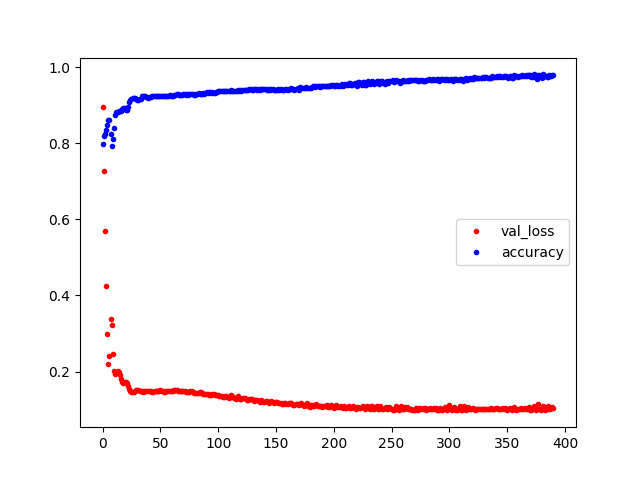

Recreate this plot in Python.
import os
import numpy as np
import pandas as pd
import matplotlib.pyplot as plt

from tensorflow.python.keras.models import Sequential
from tensorflow.python.keras.layers import Dense
from tensorflow.python.keras.callbacks import ModelCheckpoint, EarlyStopping

filename = 'wine.csv'
df_wine = pd.read_csv( filename, header= None )

print('df_wine.shape :', df_wine.shape)
print('-' * 40)

df = df_wine.sample(frac = 0.15)
data = df.values
print('df.shape :',  df.shape)
print('-' * 40)

table_col = data.shape[1]

y_column = 1 
x_column = table_col - y_column  

x = data[:, 0:x_column ]
y = data[:, x_column:(x_column+1) ]

model = Sequential()
model.add(Dense(30,  input_dim=x_column, activation='relu')) # 입력 12개
model.add(Dense(12, activation='relu'))
model.add(Dense(8, activation='relu'))
model.add(Dense(1, activation='sigmoid'))

model.compile(loss='binary_crossentropy',
          optimizer='adam',
          metrics=['accuracy'])

# 모델 저장 폴더 만들기
model_dir = './model/'
if not os.path.exists(model_dir):
    os.mkdir(model_dir)

model_name="./model/{epoch:02d}-{val_loss:.4f}.hdf5"

# 모델 업데이트 및 저장
mcp = ModelCheckpoint(filepath=model_name, monitor='val_loss', verbose=0, save_best_only=True)

# 학습 자동 중단 설정
es = EarlyStopping(monitor='val_loss', patience=100)

history = model.fit(x, y, validation_split=0.2, epochs=3500, batch_size=500, verbose=0, callbacks=[es,mcp])

# y_vloss에 테스트셋으로 실험 결과의 오차 값을 저장
val_loss=history.history['val_loss']

print(model.metrics_names)

# 학습 셋으로 측정한 정확도의 값을 저장합니다.
accuracy=history.history['accuracy']

# x값을 지정하고 정확도를 파란색으로, 오차를 빨간색으로 표시
x_len = np.arange(len(accuracy))
plt.plot(x_len, val_loss, "o", c="red", markersize=3)
plt.plot(x_len, accuracy, "o", c="blue", markersize=3)
plt.legend(['val_loss', 'accuracy'])
plt.savefig('wineCheckStop.png')
# plt.show()
print('finished')
